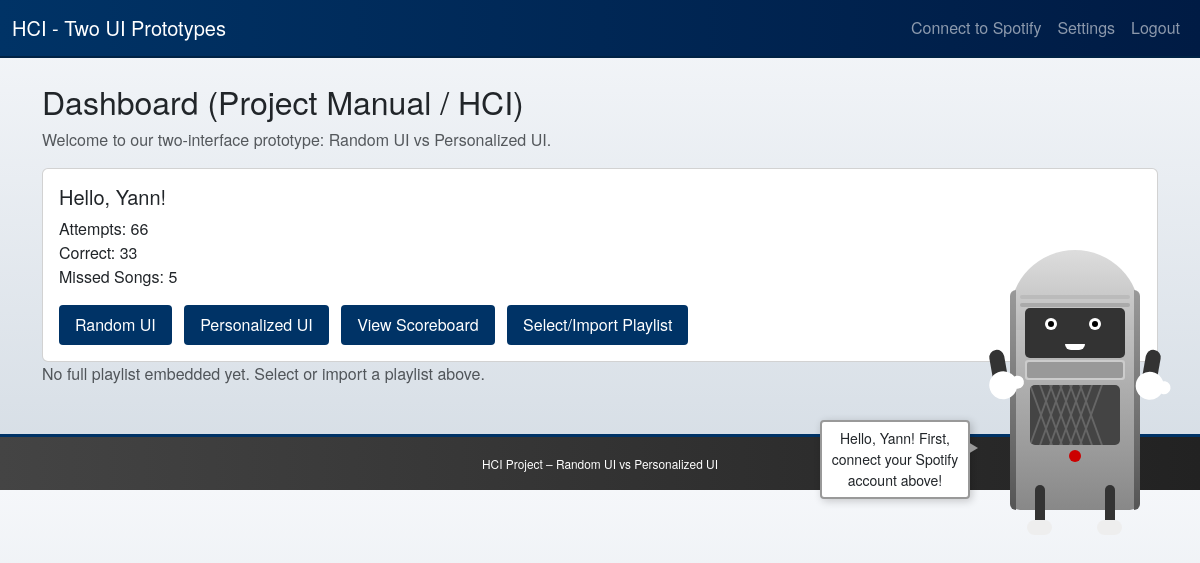
Page /dashboard (signed in) on the earlier database version.
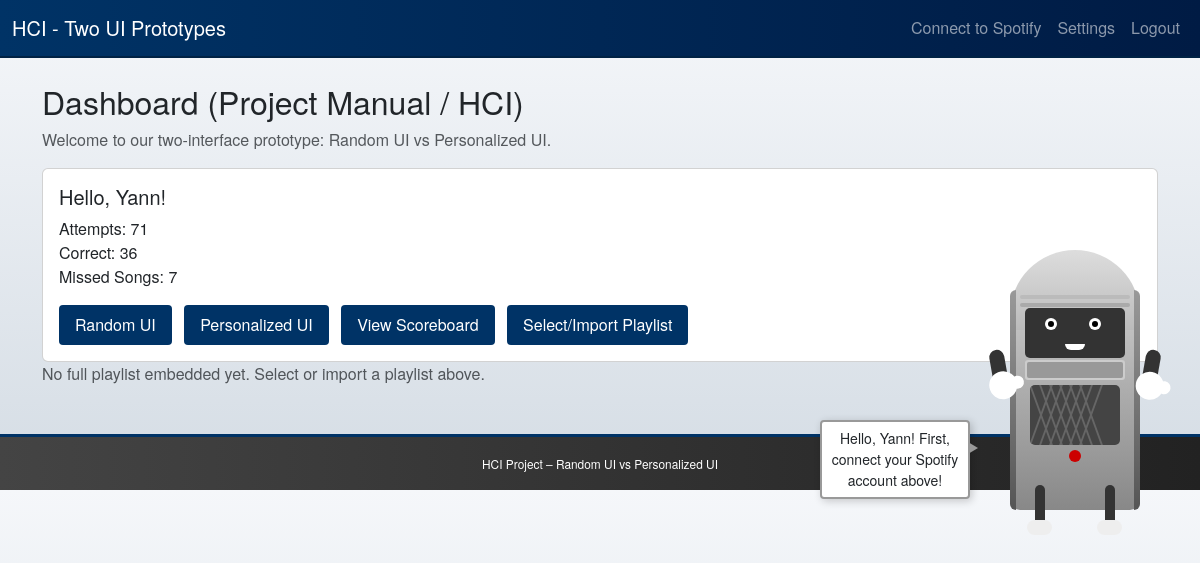
Same page on the later database version.
### models.py (models this page shows, shortened)
class User(db.Model):
    id = db.Column(db.Integer, primary_key=True)
    username = db.Column(db.String(80), unique=True, nullable=False)
    password = db.Column(db.String(80), nullable=False)
    total_correct = db.Column(db.Integer, default=0)
    total_attempts = db.Column(db.Integer, default=0)
    missed_songs = db.Column(db.String(1000), default="[]")
    def get_missed_songs(self):
        try:
            return json.loads(self.missed_songs)
        except:
            return []

### routes/quiz.py (the view, shortened to what this page needs)
@quiz_bp.route('/dashboard')
@require_login
def dashboard():
    user = current_user()
    missed_count = 0
    if user:
        missed_count = len(user.get_missed_songs())
    if not session.get("spotify_token"):
        session["buddy_message"] = f"Hello, {user.username if user else 'Friend'}! First, connect your Spotify account above!"
    else:
        session["buddy_message"] = random.choice(get_buddy_personality_lines()['start'])
    return render_template(
        'dashboard.html',
        user=user,
        missed_count=missed_count,
        all_songs=ALL_TRACKS
    )

### app.py (called while the page is built)
def create_app():
    load_dotenv()
    app = Flask(__name__)
    app.secret_key = "ANY_RANDOM_SECRET_FOR_DEVELOPMENT"  # For dev only
    app.config["SQLALCHEMY_DATABASE_URI"] = "sqlite:///guessing_game.db"
    app.config["SQLALCHEMY_TRACK_MODIFICATIONS"] = False
    db.init_app(app)
    @app.context_processor
    def inject_now():
        return {"now": datetime.datetime.now}
    @app.context_processor
    def inject_buddy_message():
        return {"buddy_message": session.get("buddy_message", "")}
    from routes.auth import auth_bp
    from routes.quiz import quiz_bp
    app.register_blueprint(auth_bp)
    app.register_blueprint(quiz_bp)
    with app.app_context():
        db.create_all()
    return app

### routes/quiz.py (called while the page is built)
def current_user():
    uid = session.get("user_id")
    if not uid:
        return None
    return User.query.get(uid)

def require_login(f):
    from functools import wraps
    @wraps(f)
    def wrapper(*args, **kwargs):
        if not current_user():
            flash("Please log in first!", "warning")
            return redirect(url_for('auth_bp.login'))
        return f(*args, **kwargs)
    return wrapper

### templates/dashboard.html
{% extends "layout.html" %}
{% block content %}
<h2>Dashboard (Project Manual / HCI)</h2>
<p class="text-muted">Welcome to our two-interface prototype: Random UI vs Personalized UI.</p>
<div class="card mt-3">
  <div class="card-body">
    <h5 class="card-title">Hello, {{ user.username }}!</h5>
    <p class="card-text">
      Attempts: {{ user.total_attempts }}<br/>
      Correct: {{ user.total_correct }}<br/>
      Missed Songs: {{ missed_count }}
    </p>
    <button
      class="btn quiz-btn me-2"
      onclick="window.location='{{ url_for('quiz_bp.random_version') }}'">
      Random UI
    </button>
    <button
      class="btn quiz-btn me-2"
      onclick="window.location='{{ url_for('quiz_bp.personalized_version') }}'">
      Personalized UI
    </button>
    <button
      class="btn quiz-btn me-2"
      onclick="window.location='{{ url_for('quiz_bp.scoreboard') }}'">
      View Scoreboard
    </button>
    <button
      class="btn quiz-btn"
      onclick="window.location='{{ url_for('quiz_bp.select_playlist') }}'">
      Select/Import Playlist
    </button>
  </div>
</div>
{% if session.playlist_id %}
<hr/>
<h4>Listen to the Full Playlist</h4>
<iframe
  style="border-radius:12px"
  src="https://open.spotify.com/embed/playlist/{{ session.playlist_id }}"
  width="100%"
  height="380"
  frameborder="0"
  allow="autoplay; clipboard-write; encrypted-media; fullscreen; picture-in-picture"
  loading="lazy">
</iframe>
{% else %}
<p class="text-muted">
  No full playlist embedded yet. Select or import a playlist above.
</p>
{% endif %}
{% endblock %}

### templates/layout.html (shortened to what this page needs)
<!DOCTYPE html>
<html>
<head>
  <link
    rel="stylesheet"
    href="https://cdn.jsdelivr.net/npm/bootstrap@5.3.0/dist/css/bootstrap.min.css"
  />
  <link rel="stylesheet" href="{{ url_for('static', filename='css/style.css') }}">
</head>
<body class="{% if session.color_theme == 'light' %}light-theme{% endif %}">
  <nav class="navbar navbar-expand-lg {% if session.color_theme == 'light' %}navbar-light bg-light{% else %}navbar-dark bg-dark{% endif %}">
    <div class="container-fluid">
      <a class="navbar-brand" href="{{ url_for('quiz_bp.dashboard') }}">
        HCI - Two UI Prototypes
      </a>
      <div class="collapse navbar-collapse" id="navbarToggler">
        <ul class="navbar-nav ms-auto">
          {% if session.spotify_token %}
            <li class="nav-item">
              <span class="nav-link">Spotify: Connected</span>
            </li>
          {% else %}
            <li class="nav-item">
              <a class="nav-link" href="{{ url_for('auth_bp.spotify_login') }}">Connect to Spotify</a>
            </li>
          {% endif %}
          {% if session.user_id %}
          <li class="nav-item">
            <a class="nav-link" href="{{ url_for('quiz_bp.settings') }}">Settings</a>
          </li>
          <li class="nav-item">
            <a class="nav-link" href="{{ url_for('auth_bp.logout') }}">Logout</a>
          </li>
          {% endif %}
        </ul>
      </div>
    </div>
  </nav>
  <div class="container mt-4">
    {% block content %}{% endblock %}
  </div>
  <footer class="bg-secondary text-white mt-5 py-3">
    <div class="container text-center">
      <small>HCI Project – Random UI vs Personalized UI</small>
    </div>
  </footer>
  <div class="jukebox" id="jukebox"
       style="position: fixed; top: 50%; right: 60px; transform: translateY(-50%); z-index:9999;">
    <div class="silver-band left"></div>
    <div class="silver-band right"></div>
    <div class="decorative-line"></div>
    <div class="face">
      <div class="eye left"><div class="pupil"></div></div>
      <div class="eye right"><div class="pupil"></div></div>
      <div class="mouth" id="mouth"></div>
    </div>
    <div class="grille"></div>
    <div class="speaker"></div>
    <div class="button"></div>
    <div class="arm arm-left"><div class="hand"></div></div>
    <div class="arm arm-right"><div class="hand"></div></div>
    <div class="leg leg-left"><div class="shoe"></div></div>
    <div class="leg leg-right"><div class="shoe"></div></div>
  </div>
</body>
</html>

### static/css/style.css (style rules this page uses)
body { background: linear-gradient(180deg, #f5f7fa 0%, #d4dce4 100%); margin: 0; padding: 0; font-family: "Helvetica Neue", Arial, sans-serif; }
.navbar-dark.bg-dark { background: linear-gradient(90deg, #003366 0%, #001B44 100%); border-bottom: 2px solid #002244; }
.quiz-btn { background-color: #003366; color: #fff; border: none; transition: transform 0.2s ease, background-color 0.2s ease; padding: 0.5rem 1rem; margin-right: 0.5rem; border-radius: 4px; }
footer.bg-secondary { background: linear-gradient(90deg, #444 0%, #222 100%); border-top: 3px solid #003366; }
footer .container { font-size: 0.85rem; }

### templates/layout.html (style rules this page uses)
.jukebox { position: relative; width: 130px; height: 220px; background: linear-gradient(to bottom, #cccccc 0%, #888888 100%); border-radius: 10px; animation: dance 3s infinite ease-in-out; transform-origin: center bottom; cursor: pointer; }
.jukebox::before { content: ''; position: absolute; top: -40px; left: 0; width: 130px; height: 80px; background: linear-gradient(to bottom, #dddddd 0%, #bbbbbb 100%); border-radius: 65px 65px 0 0; }
.silver-band { position: absolute; top: 0; width: 6px; height: 100%; background: linear-gradient(to bottom, #999 0%, #555 100%); }
.silver-band.left { left: 0; border-top-left-radius: 10px; border-bottom-left-radius: 10px; }
.silver-band.right { right: 0; border-top-right-radius: 10px; border-bottom-right-radius: 10px; }
.decorative-line { position: absolute; top: 5px; left: 10px; width: 110px; height: 4px; background: #bbb; border-radius: 2px; }
.decorative-line::after { content: ''; position: absolute; top: 8px; left: 0; width: 110px; height: 4px; background: #aaa; border-radius: 2px; }
.face { position: absolute; top: 18px; left: 15px; width: 100px; height: 50px; background: #333; border-radius: 5px; overflow: hidden; z-index: 2; }
.eye { position: absolute; top: 10px; width: 12px; height: 12px; background: #fff; border-radius: 50%; overflow: hidden; }
.eye.left { left: 20px; }
.eye.right { left: 64px; }
.pupil { position: absolute; top: 3px; left: 3px; width: 6px; height: 6px; background: #000; border-radius: 50%; }
.mouth { position: absolute; bottom: 8px; left: 40px; width: 20px; height: 6px; background: #fff; border-radius: 0 0 20px 20px; transform-origin: bottom center; }
.mouth.talk { animation: talk 0.4s infinite; }
.grille { position: absolute; top: 70px; left: 15px; width: 100px; height: 20px; background: #ccc; border-radius: 3px; }
.grille::before { content: ''; position: absolute; top: 2px; left: 2px; width: 96px; height: 16px; background: #999; border-radius: 2px; }
.speaker { position: absolute; top: 95px; left: 20px; width: 90px; height: 60px; background: #444; border-radius: 5px; overflow: hidden; }
.speaker::before { content: ''; position: absolute; width: 2px; height: 100%; background: #666; left: 10px; transform: skew(20deg); box-shadow: 10px 0 0 #666, 20px 0 0 #666, 30px 0 0 #666, 40px 0 0 #666, 50px 0 0 #666; }
.speaker::after { content: ''; position: absolute; width: 2px; height: 100%; background: #666; left: 10px; transform: skew(-20deg); box-shadow: 10px 0 0 #666, 20px 0 0 #666, 30px 0 0 #666, 40px 0 0 #666, 50px 0 0 #666; }
.button { position: absolute; top: 160px; left: 50%; transform: translateX(-50%); width: 12px; height: 12px; background: #c00; border-radius: 50%; }
.arm { position: absolute; width: 15px; height: 45px; background: #333; border-radius: 30px; transform-origin: top center; animation: armSway 4s infinite ease-in-out; }
.arm-left { top: 60px; left: -22px; transform: rotate(-10deg); }
.arm-right { top: 60px; right: -22px; transform: rotate(10deg); }
.hand { position: absolute; bottom: -5px; left: -5px; width: 28px; height: 28px; background: #fff; border-radius: 50%; }
.hand::before { content: ''; position: absolute; width: 13px; height: 13px; background: #fff; border-radius: 50%; top: 7px; right: -7px; }
.leg { position: absolute; width: 10px; height: 50px; background: #333; border-radius: 5px; bottom: -25px; transform-origin: top center; }
.leg-left { left: 25px; animation: legLeftWiggle 4s infinite ease-in-out; }
.leg-right { right: 25px; animation: legRightWiggle 4s infinite ease-in-out; }
.shoe { position: absolute; bottom: 0; left: -8px; width: 25px; height: 15px; background: #eee; border-radius: 10px; }

Differences in the rows shown:
changed User "Yann": total_attempts "66" → "71"; total_correct "33" → "36"
Other differences:
{{ missed_count }}: "5" → "7"
